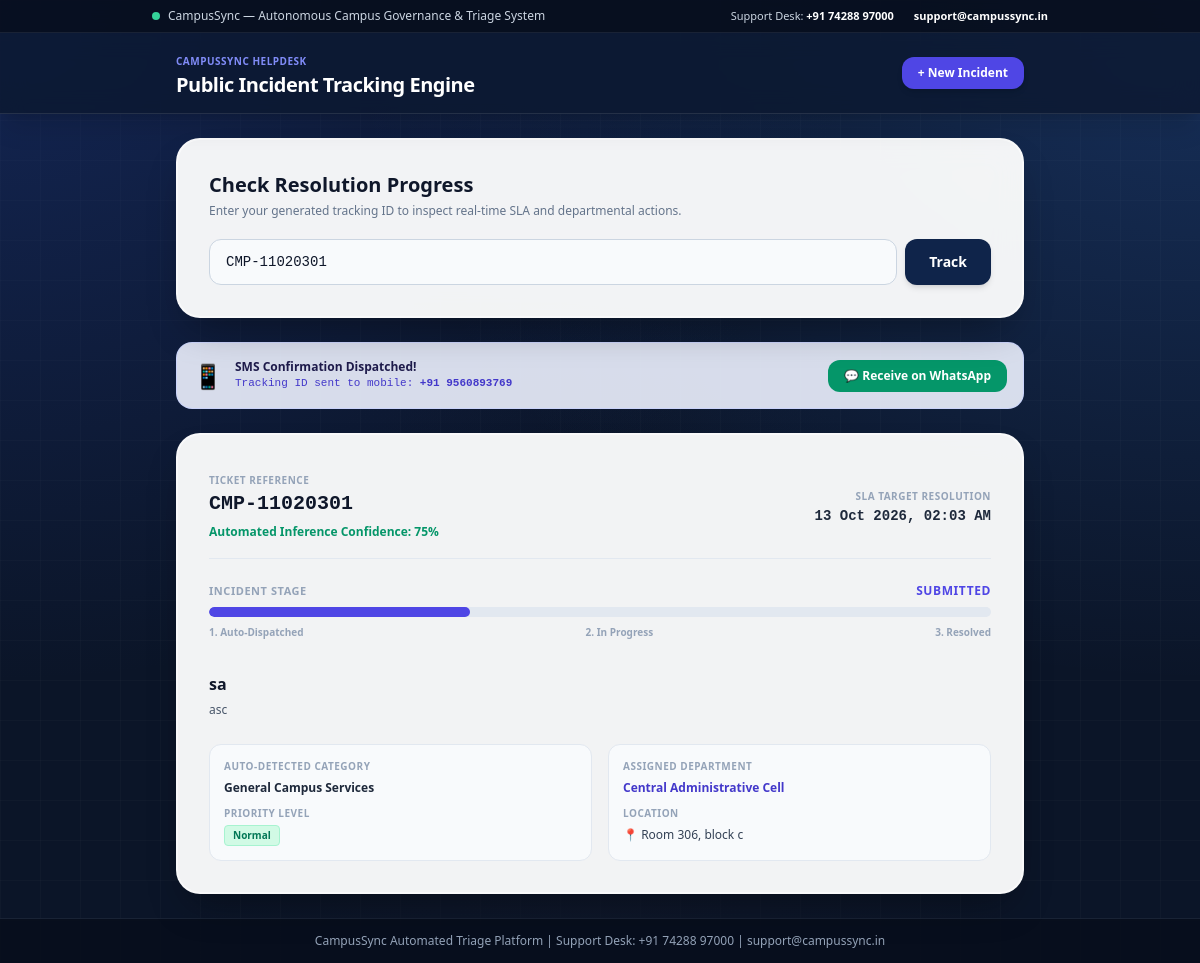
The page /track/CMP-11020301 (signed in) on the database its author committed.
### tables this page shows
CREATE TABLE complaints (
            id INTEGER PRIMARY KEY AUTOINCREMENT,
            tracking_id TEXT UNIQUE NOT NULL,
            student_name TEXT NOT NULL,
            student_id TEXT NOT NULL,
            location TEXT NOT NULL,
            title TEXT NOT NULL,
            description TEXT NOT NULL,
            image_path TEXT,
            category TEXT NOT NULL,
            department TEXT NOT NULL,
            priority TEXT NOT NULL,
            confidence INTEGER DEFAULT 95,
            sla_target TEXT,
            status TEXT DEFAULT 'Submitted',
            created_at TIMESTAMP DEFAULT CURRENT_TIMESTAMP
        , phone_number TEXT DEFAULT '');

### app.py (the view)
@app.route("/track")
@app.route("/track/<tracking_id>")
def track_complaint(tracking_id=None):
    search_query = request.args.get("search_id", tracking_id)
    complaint = None
    if search_query:
        conn = get_db_connection()
        complaint = conn.execute("SELECT * FROM complaints WHERE tracking_id = ?", (search_query.strip(),)).fetchone()
        conn.close()
    return render_template("track.html", complaint=complaint, query=search_query)

### app.py (called while the page is built)
def get_db_connection():
    conn = sqlite3.connect(DATABASE)
    conn.row_factory = sqlite3.Row
    return conn

### templates/track.html (shortened to what this page needs)
<!DOCTYPE html>
<html lang="en">
<head>
    <script src="https://cdn.tailwindcss.com"></script>
</head>
<body class="tech-bg text-slate-900 min-h-screen flex flex-col justify-between m-0 p-0 font-sans">
    <div class="bg-[#070e1c]/90 backdrop-blur-md text-slate-300 text-xs py-2 px-6 border-b border-slate-800/80">
        <div class="max-w-4xl mx-auto flex flex-col sm:flex-row justify-between items-center gap-1">
            <span class="flex items-center gap-2">
                <span class="w-2 h-2 rounded-full bg-emerald-400 animate-pulse"></span>
                CampusSync — Autonomous Campus Governance & Triage System
            </span>
            <div class="flex items-center space-x-5 text-[11px]">
                <span>Support Desk: <strong class="text-white">+91 74288 97000</strong></span>
                <span><strong class="text-white">support@campussync.in</strong></span>
            </div>
        </div>
    </div>
    <header class="bg-[#0c1830]/80 backdrop-blur-md text-white shadow-xl border-b border-white/10 sticky top-0 z-30">
        <div class="max-w-4xl mx-auto px-6 flex justify-between items-center py-3.5">
            <div>
                <span class="text-[10px] tracking-wider uppercase font-bold text-indigo-400">CampusSync Helpdesk</span>
                <h1 class="text-lg md:text-xl font-black tracking-tight text-white">Public Incident Tracking Engine</h1>
            </div>
            <a href="/" class="bg-indigo-600 hover:bg-indigo-700 text-white text-xs font-bold py-2 px-4 rounded-xl shadow-md transition">
                + New Incident
            </a>
        </div>
    </header>
    <main class="max-w-4xl mx-auto p-6 w-full flex-1 flex flex-col justify-center">
        <div class="glass-card p-6 md:p-8 rounded-3xl mb-6 border border-white/60">
            <h2 class="text-xl font-bold text-slate-900 mb-1">Check Resolution Progress</h2>
            <p class="text-xs text-slate-500 mb-5">Enter your generated tracking ID to inspect real-time SLA and departmental actions.</p>
            <form action="/track" method="GET" class="flex gap-2">
                <input type="text" name="search_id" value="{{ query or '' }}" placeholder="e.g. CMP-11015827" required
                    class="flex-1 bg-slate-50 border border-slate-300 rounded-xl px-4 py-3 text-sm font-mono text-slate-900 focus:outline-none focus:ring-2 focus:ring-indigo-500 transition">
                <button type="submit" class="bg-[#0f244a] hover:bg-indigo-900 text-white font-bold px-6 py-3 rounded-xl text-sm transition shadow-md">
                    Track
                </button>
            </form>
        </div>
        {% if complaint %}
        {% if complaint.phone_number %}
        <div class="bg-indigo-50/90 border border-indigo-200/80 rounded-2xl p-4 mb-6 flex flex-col sm:flex-row items-center justify-between gap-3 shadow-xs">
            <div class="flex items-center gap-3">
                <span class="text-2xl">📱</span>
                <div>
                    <h3 class="text-xs font-bold text-indigo-950">SMS Confirmation Dispatched!</h3>
                    <p class="text-[11px] text-indigo-700 font-mono">Tracking ID sent to mobile: <strong>+91 {{ complaint.phone_number }}</strong></p>
                </div>
            </div>
            <a href="https://wa.me/91{{ complaint.phone_number }}?text=CampusSync%20Update:%20Your%20grievance%20{{ complaint.tracking_id }}%20is%20logged%20under%20{{ complaint.category }}." target="_blank"
                class="bg-emerald-600 hover:bg-emerald-700 text-white text-xs font-bold px-4 py-2 rounded-xl transition shadow-xs flex items-center gap-1.5">
                💬 Receive on WhatsApp
            </a>
        </div>
        {% endif %}
        <div class="glass-card p-6 md:p-8 rounded-3xl border border-white/60 space-y-6">
            <div class="flex flex-col sm:flex-row justify-between sm:items-center pb-4 border-b border-slate-200 gap-2">
                <div>
                    <span class="text-[10px] uppercase font-bold tracking-wider text-slate-400">Ticket Reference</span>
                    <h3 class="text-xl font-mono font-black text-slate-900">{{ complaint.tracking_id }}</h3>
                    <span class="text-xs text-emerald-600 font-bold">Automated Inference Confidence: {{ complaint.confidence }}%</span>
                </div>
                <div class="sm:text-right">
                    <span class="text-[10px] uppercase font-bold tracking-wider text-slate-400">SLA Target Resolution</span>
                    <div class="text-sm font-semibold text-slate-800 font-mono">{{ complaint.sla_target }}</div>
                </div>
            </div>
            <div>
                <div class="flex justify-between items-center mb-2">
                    <span class="text-[11px] font-bold text-slate-400 uppercase tracking-wider">Incident Stage</span>
                    <span class="text-xs font-bold uppercase tracking-wider
                        {% if complaint.status == 'Resolved' %}text-emerald-600
                        {% elif complaint.status == 'In Progress' %}text-amber-600
                        {% else %}text-indigo-600{% endif %}">
                        {{ complaint.status }}
                    </span>
                </div>
                <div class="w-full bg-slate-200 rounded-full h-2.5 overflow-hidden">
                    <div class="h-2.5 rounded-full transition-all duration-500
                        {% if complaint.status == 'Resolved' %}w-full bg-emerald-500
                        {% elif complaint.status == 'In Progress' %}w-2/3 bg-amber-500
                        {% else %}w-1/3 bg-indigo-600{% endif %}"></div>
                </div>
                <div class="flex justify-between text-[10px] font-bold text-slate-400 mt-2">
                    <span>1. Auto-Dispatched</span>
                    <span>2. In Progress</span>
                    <span>3. Resolved</span>
                </div>
            </div>
            <div class="space-y-4 pt-2">
                <div>
                    <h4 class="text-base font-bold text-slate-900">{{ complaint.title }}</h4>
                    <p class="text-xs text-slate-600 mt-1 leading-relaxed">{{ complaint.description }}</p>
                </div>
                <div class="grid grid-cols-1 sm:grid-cols-2 gap-4 pt-2">
                    <div class="bg-slate-50 p-3.5 rounded-xl border border-slate-200">
                        <span class="text-[10px] font-bold text-slate-400 uppercase tracking-wider block">Auto-Detected Category</span>
                        <span class="text-xs font-bold text-slate-800">{{ complaint.category }}</span>
                        <div class="mt-2">
                            <span class="text-[10px] font-bold text-slate-400 uppercase tracking-wider block">Priority Level</span>
                            {% if complaint.priority == 'Urgent' %}
                                <span class="bg-rose-100 text-rose-700 text-[10px] font-bold px-2 py-0.5 rounded border border-rose-200 inline-block mt-0.5">Urgent</span>
                            {% elif complaint.priority == 'High' %}
                                <span class="bg-amber-100 text-amber-700 text-[10px] font-bold px-2 py-0.5 rounded border border-amber-200 inline-block mt-0.5">High</span>
                            {% else %}
                                <span class="bg-emerald-100 text-emerald-700 text-[10px] font-bold px-2 py-0.5 rounded border border-emerald-200 inline-block mt-0.5">Normal</span>
                            {% endif %}
                        </div>
                    </div>
                    <div class="bg-slate-50 p-3.5 rounded-xl border border-slate-200">
                        <span class="text-[10px] font-bold text-slate-400 uppercase tracking-wider block">Assigned Department</span>
                        <span class="text-xs font-bold text-indigo-700">{{ complaint.department }}</span>
                        <div class="mt-2">
                            <span class="text-[10px] font-bold text-slate-400 uppercase tracking-wider block">Location</span>
                            <span class="text-xs text-slate-700">📍 {{ complaint.location }}</span>
                        </div>
                    </div>
                </div>
            </div>
        </div>
        {% elif query %}
        <div class="bg-rose-50 border border-rose-200 text-rose-700 rounded-2xl p-5 text-center text-xs">
            No incident record found matching ID: <strong class="font-mono">{{ query }}</strong>. Please check your tracking number and try again.
        </div>
        {% endif %}
    </main>
    <footer class="bg-[#070e1c]/90 border-t border-slate-800/80 py-3.5 text-center text-xs text-slate-400">
        CampusSync Automated Triage Platform | Support Desk: +91 74288 97000 | support@campussync.in
    </footer>
</body>
</html>

### templates/track.html (style rules this page uses)
.tech-bg { background-color: #0b1528; background-image: radial-gradient(at 0% 0%, rgba(30, 58, 138, 0.45) 0px, transparent 50%), radial-gradient(at 100% 0%, rgba(59, 130, 246, 0.25) 0px, transparent 50%), radial-gradient(at 50% 100%, rgba(15, 23, 42, 0.8) 0px, transparent 50%), linear-gradient(to right, rgba(255, 255, 255, 0.02) 1px, transparent 1px), linear-gradient(to bottom, rgba(255, 255, 255, 0.02) 1px, transparent 1px); background-size: 100% 100%, 100% 100%, 100% 100%, 40px 40px, 40px 40px; }
.glass-card { background: rgba(255, 255, 255, 0.95); backdrop-filter: blur(16px); box-shadow: 0 20px 40px -15px rgba(0, 0, 0, 0.4), 0 0 0 1px rgba(255, 255, 255, 0.6) inset; }

### rows shown on the page
complaints: phone_number "9560893769", tracking_id "CMP-11020301", confidence "75", sla_target "13 Oct 2026, 02:03 AM", status "SUBMITTED", title "sa", description "asc", category "General Campus Services", department "Central Administrative Cell", location "Room 306, block c"
